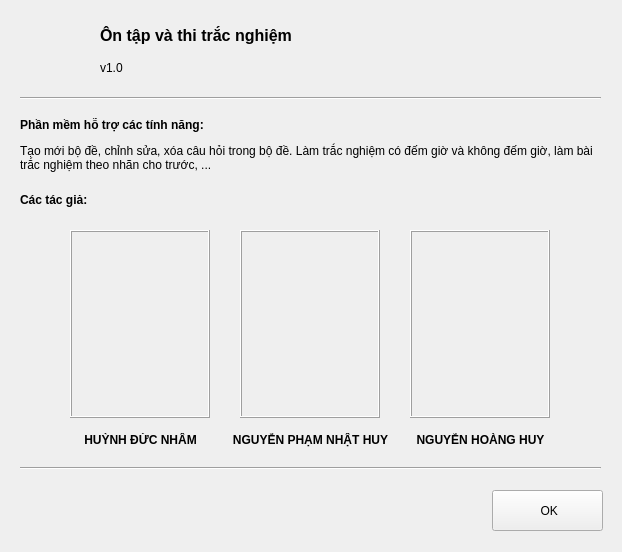
<?xml version="1.0" encoding="UTF-8"?>
<ui version="4.0">
 <class>FormGioiThieu</class>
 <widget class="QWidget" name="FormGioiThieu">
  <property name="geometry">
   <rect>
    <x>0</x>
    <y>0</y>
    <width>622</width>
    <height>552</height>
   </rect>
  </property>
  <property name="windowTitle">
   <string>Giới thiệu</string>
  </property>
  <property name="windowIcon">
   <iconset resource="resources.qrc">
    <normaloff>:/img/icon/info.ico</normaloff>:/img/icon/info.ico</iconset>
  </property>
  <widget class="QLabel" name="label">
   <property name="geometry">
    <rect>
     <x>20</x>
     <y>10</y>
     <width>71</width>
     <height>78</height>
    </rect>
   </property>
   <property name="text">
    <string/>
   </property>
   <property name="pixmap">
    <pixmap resource="resources.qrc">:/img/icon/logo.png</pixmap>
   </property>
  </widget>
  <widget class="QLabel" name="label_2">
   <property name="geometry">
    <rect>
     <x>100</x>
     <y>10</y>
     <width>261</width>
     <height>51</height>
    </rect>
   </property>
   <property name="font">
    <font>
     <family>Segoe UI</family>
     <pointsize>12</pointsize>
     <weight>75</weight>
     <bold>true</bold>
    </font>
   </property>
   <property name="text">
    <string>Ôn tập và thi trắc nghiệm</string>
   </property>
  </widget>
  <widget class="QLabel" name="label_3">
   <property name="geometry">
    <rect>
     <x>100</x>
     <y>60</y>
     <width>55</width>
     <height>16</height>
    </rect>
   </property>
   <property name="text">
    <string>v1.0</string>
   </property>
  </widget>
  <widget class="Line" name="line">
   <property name="geometry">
    <rect>
     <x>20</x>
     <y>90</y>
     <width>581</width>
     <height>16</height>
    </rect>
   </property>
   <property name="orientation">
    <enum>Qt::Horizontal</enum>
   </property>
  </widget>
  <widget class="QLabel" name="label_4">
   <property name="geometry">
    <rect>
     <x>20</x>
     <y>110</y>
     <width>581</width>
     <height>71</height>
    </rect>
   </property>
   <property name="text">
    <string>&lt;html&gt;&lt;head/&gt;&lt;body&gt;&lt;p&gt;&lt;span style=&quot; font-weight:600;&quot;&gt;Phần mềm hỗ trợ các tính năng:&lt;/span&gt;&lt;/p&gt;&lt;p&gt;Tạo mới bộ đề, chỉnh sửa, xóa câu hỏi trong bộ đề. Làm trắc nghiệm có đếm giờ và không đếm giờ, làm bài trắc nghiệm theo nhãn cho trước, ...&lt;/p&gt;&lt;/body&gt;&lt;/html&gt;</string>
   </property>
   <property name="wordWrap">
    <bool>true</bool>
   </property>
  </widget>
  <widget class="QLabel" name="label_5">
   <property name="geometry">
    <rect>
     <x>20</x>
     <y>180</y>
     <width>631</width>
     <height>41</height>
    </rect>
   </property>
   <property name="text">
    <string>&lt;html&gt;&lt;head/&gt;&lt;body&gt;&lt;p&gt;&lt;span style=&quot; font-weight:600;&quot;&gt;Các tác giả:&lt;/span&gt;&lt;/p&gt;&lt;/body&gt;&lt;/html&gt;</string>
   </property>
   <property name="wordWrap">
    <bool>true</bool>
   </property>
  </widget>
  <widget class="QLabel" name="label_6">
   <property name="geometry">
    <rect>
     <x>70</x>
     <y>230</y>
     <width>140</width>
     <height>188</height>
    </rect>
   </property>
   <property name="frameShape">
    <enum>QFrame::Box</enum>
   </property>
   <property name="frameShadow">
    <enum>QFrame::Raised</enum>
   </property>
   <property name="text">
    <string/>
   </property>
   <property name="pixmap">
    <pixmap resource="resources.qrc">:/img/icon/nham.jpg</pixmap>
   </property>
  </widget>
  <widget class="QLabel" name="label_7">
   <property name="geometry">
    <rect>
     <x>240</x>
     <y>230</y>
     <width>140</width>
     <height>188</height>
    </rect>
   </property>
   <property name="frameShape">
    <enum>QFrame::Box</enum>
   </property>
   <property name="frameShadow">
    <enum>QFrame::Raised</enum>
   </property>
   <property name="text">
    <string/>
   </property>
   <property name="pixmap">
    <pixmap resource="resources.qrc">:/img/icon/nhuy.jpg</pixmap>
   </property>
  </widget>
  <widget class="QLabel" name="label_8">
   <property name="geometry">
    <rect>
     <x>410</x>
     <y>230</y>
     <width>140</width>
     <height>188</height>
    </rect>
   </property>
   <property name="frameShape">
    <enum>QFrame::Box</enum>
   </property>
   <property name="frameShadow">
    <enum>QFrame::Raised</enum>
   </property>
   <property name="text">
    <string/>
   </property>
   <property name="pixmap">
    <pixmap resource="resources.qrc">:/img/icon/hhuy.jpg</pixmap>
   </property>
  </widget>
  <widget class="QLabel" name="label_9">
   <property name="geometry">
    <rect>
     <x>70</x>
     <y>430</y>
     <width>141</width>
     <height>21</height>
    </rect>
   </property>
   <property name="text">
    <string>&lt;html&gt;&lt;head/&gt;&lt;body&gt;&lt;p&gt;&lt;span style=&quot; font-weight:600;&quot;&gt;HUỲNH ĐỨC NHÂM&lt;/span&gt;&lt;/p&gt;&lt;/body&gt;&lt;/html&gt;</string>
   </property>
   <property name="alignment">
    <set>Qt::AlignCenter</set>
   </property>
  </widget>
  <widget class="QLabel" name="label_10">
   <property name="geometry">
    <rect>
     <x>220</x>
     <y>430</y>
     <width>181</width>
     <height>20</height>
    </rect>
   </property>
   <property name="text">
    <string>&lt;html&gt;&lt;head/&gt;&lt;body&gt;&lt;p&gt;&lt;span style=&quot; font-weight:600;&quot;&gt;NGUYỄN PHẠM NHẬT HUY&lt;/span&gt;&lt;/p&gt;&lt;/body&gt;&lt;/html&gt;</string>
   </property>
   <property name="alignment">
    <set>Qt::AlignCenter</set>
   </property>
  </widget>
  <widget class="QLabel" name="label_11">
   <property name="geometry">
    <rect>
     <x>410</x>
     <y>430</y>
     <width>141</width>
     <height>21</height>
    </rect>
   </property>
   <property name="text">
    <string>&lt;html&gt;&lt;head/&gt;&lt;body&gt;&lt;p&gt;&lt;span style=&quot; font-weight:600;&quot;&gt;NGUYỄN HOÀNG HUY&lt;/span&gt;&lt;/p&gt;&lt;/body&gt;&lt;/html&gt;</string>
   </property>
   <property name="alignment">
    <set>Qt::AlignCenter</set>
   </property>
  </widget>
  <widget class="Line" name="line_2">
   <property name="geometry">
    <rect>
     <x>20</x>
     <y>460</y>
     <width>581</width>
     <height>16</height>
    </rect>
   </property>
   <property name="orientation">
    <enum>Qt::Horizontal</enum>
   </property>
  </widget>
  <widget class="QPushButton" name="pushButton">
   <property name="geometry">
    <rect>
     <x>492</x>
     <y>490</y>
     <width>111</width>
     <height>41</height>
    </rect>
   </property>
   <property name="text">
    <string> OK</string>
   </property>
   <property name="icon">
    <iconset resource="resources.qrc">
     <normaloff>:/img/icon/check.png</normaloff>:/img/icon/check.png</iconset>
   </property>
   <property name="iconSize">
    <size>
     <width>24</width>
     <height>24</height>
    </size>
   </property>
  </widget>
 </widget>
 <resources>
  <include location="resources.qrc"/>
 </resources>
 <connections/>
</ui>
